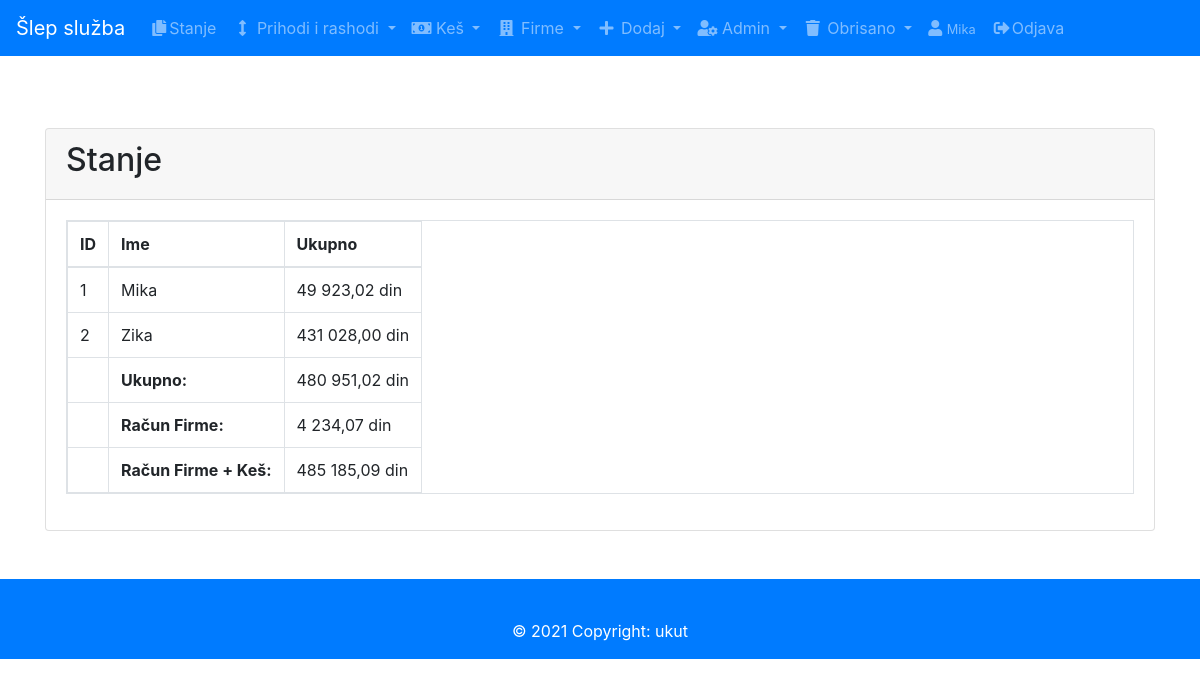
Page /stanje.php (signed in) on the committed database.
### tables this page shows
CREATE TABLE `wallet` (
  `id` int(11) NOT NULL,
  `name` varchar(255) NOT NULL,
  `suma` decimal(11,2) NOT NULL,
  `user_id` int(11) DEFAULT NULL
);

CREATE TABLE `w_firme` (
  `idw_firme` int(11) NOT NULL,
  `f_suma` decimal(11,2) DEFAULT NULL,
  `pu` datetime DEFAULT NULL
);

### classes/Db.class.php (called while the page is built)
<?php
class Db
{
	protected function connect(){
		$dsn = "mysql:host=127.0.0.1;charset=utf8;dbname=aerodrom_as";
			try{
				$conn = new PDO($dsn, "root", "");
				return $conn;
			}catch(PDOException $e){
				die("Error: " . $e->getMessage());
			}
	}
}

### classes/Superclass.class.php (called while the page is built, shortened)
<?php
class Superclass extends Db{
	public function selectStanje(){
		$sql = "SELECT id, name,suma FROM wallet";
		$result = $this->connect()->query($sql);
		if($result->rowCount()>0){
			while ($row = $result->fetch()) {
				$data[] = $row;
			}
			return $data;
		}
	}
	public function selectStanjeF(){
		$sql = "SELECT idw_firme, f_suma, (DATE_FORMAT(pu, '%d-%m-%Y %H:%i:%S')) as datum FROM w_firme";
		$result = $this->connect()->query($sql);
		if($result->rowCount()>0){
			while ($row = $result->fetchObject()) {
				$data[] = $row;
			}
			return $data;
		}
	}
}
?>

### stanje.php (the view, shortened to what this page needs)
<?php
{require 'header.php';}
?>
<div class="container">
  <div class="card mt-5">
    <div class="card-header">
      <h2>Stanje</h2>
    </div>
  <div>
  <div class="card-body">
  <table class="table table-bordered table-responsive"><thead>
    <tr>
        <th>ID</th>
          <th>Ime </th>
          <th>Ukupno</th>
      </tr>
    </thead>
       <?php
    $total = 0;
    $stanje = new Superclass();
    $stanjeF = new Superclass();
    $f_stanje = $stanjeF->selectStanjeF();
    foreach($f_stanje as $k => $data)
      {
          $f_suma = $data->f_suma;
      }
    $rows = $stanje->selectStanje();
    foreach($rows as $list){?>
    <tr>
     <td><?php echo $list['id']?></td>
      <td><?php echo $list['name']?></td>
      <td><?php echo number_format($list['suma'], 2, ',', ' ');
          $total += $list['suma'];
      ?> din</td>
    </tr>
    <?php }
    ?>
    <tr>
      <td></td>
      <td><b>Ukupno:<b> </td>
      <td><?= number_format($total, 2, ',', ' ') ?> din</td>
  </tr>
    <tr>
      <td></td>
      <td><b>Račun Firme:<b> </td>
      <td><?= number_format($f_suma, 2, ',', ' ');  ?> din</td>
    </tr>
      <tr>
      <td></td>
      <td><b>Račun Firme + Keš:<b> </td>
      <td><?= number_format($f_suma + $total, 2, ',', ' ');  ?> din</td>
    </tr>
  </table>
  </div>
</div></div></div>
<?php require 'footer.php'; ?>

### rows in the picture
wallet: id "1", name "Mika", suma "49 923,02"
wallet: id "2", name "Zika", suma "431 028,00"
w_firme: f_suma "4 234,07", $f_suma + $total "485 185,09"

### other values in the picture
$_SESSION['name'] "Mika"
$total "480 951,02"
